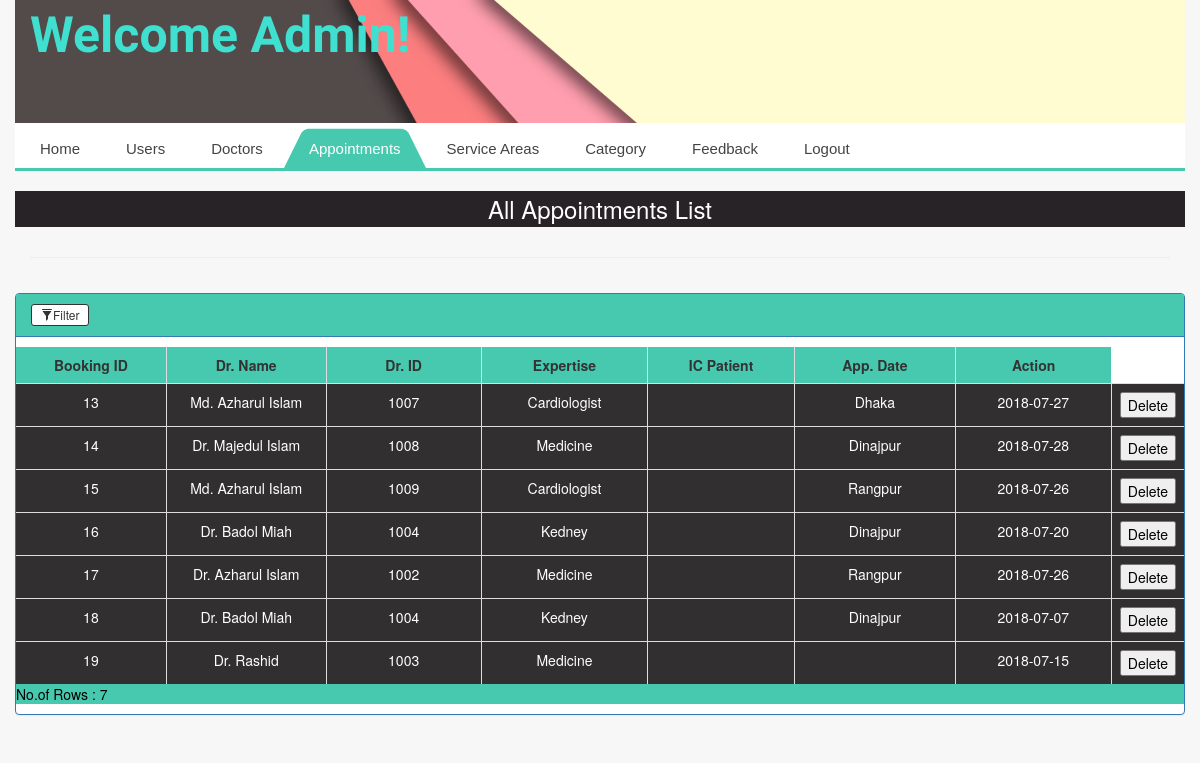
Screenshot of /Proj_DAS/admin/admin_page/view_appointments.php with the database file from the repository.
### tables this page shows
CREATE TABLE IF NOT EXISTS `booking` (
  `booking_id` int(22) NOT NULL AUTO_INCREMENT,
  `dname` varchar(22) NOT NULL,
  `userid` int(22) NOT NULL,
  `dcontact` varchar(22) NOT NULL,
  `expertise` varchar(22) NOT NULL,
  `fee` varchar(22) NOT NULL,
  `pname` varchar(22) NOT NULL,
  `pcontact` varchar(22) NOT NULL,
  `email` varchar(111) NOT NULL,
  `address` varchar(22) NOT NULL,
  `dates` date NOT NULL,
  `tyme` varchar(22) NOT NULL,
  `payment` varchar(22) NOT NULL,
  PRIMARY KEY (`booking_id`)
);

### Proj_DAS/admin/admin_page/view_appointments.php (the view, shortened to what this page needs)
<!doctype html>
<html>
<head>
   <link rel="stylesheet" href="css/bootstrap.min.css">
	 <link rel="stylesheet" href="style.css">
<link href="https://cdnjs.cloudflare.com/ajax/libs/bootswatch/3.4.0/paper/bootstrap.min.css" rel="stylesheet">
<link href="https://www.jqueryscript.net/css/jquerysctipttop.css" rel="stylesheet" type="text/css">
<link href="filter.css" rel="stylesheet">
</head>
<body>
<div class="container-fluid">
		<div class="header_top">
			<span style="font-size:50px;color:#40E0D0;font-weight:bolder;margin-left:15px;">Welcome Admin!</span>
		</div>
<div id='cssmenu'>
<ul>
   <li><a href='adminpanel.php'>Home</a></li>
   <li><a href='view_user.php'>Users</a></li>
   <li><a href='view_doctor.php'>Doctors</a></li>
   <li class='active'><a href='view_appointments.php'>Appointments</a></li>
   <li ><a href='service_areas.php'>Service Areas</a></li>
   <li><a href='view_category.php'>Category</a></li>
   <li><a href='view_feedback.php'>Feedback</a></li>
   <li><a href='logoutadmin.php'>Logout</a></li>
</ul>
</div>
<div class="dashboard" style="background-color:#fff;">
    <h3 class="text-center" style="background-color:#272327;color: #fff;padding: 5px;">All Appointments List</h3>
</div>
<div class="container-fluid">
    <hr>
    <div class="row">
        <div class="panel panel-primary filterable">
            <div  style="background-color:#47c9af;" class="panel-heading">
                <h3 class="panel-title">
			<button class="btn btn-default btn-xs btn-filter"><span class="glyphicon glyphicon-filter"></span>Filter</button>
		</h3>
            </div>
            <?php
                include_once 'assets/conn/dbconnect.php';
                $sql = " SELECT * FROM booking";
                $result = mysqli_query($con,$sql);
                $count = mysqli_num_rows($result);
                if($count>=1){?>
                 <table style="width:100%" class="table table-bordered table-striped">
                <thead>
                    <tr class="filters">
                    <th><input style="text-align:center;" style="text-align:center;" type="text" class="form-control" placeholder="Booking ID" disabled></th>
                    <th><input style="text-align:center;" style="text-align:center;" type="text" class="form-control" placeholder="Dr. Name" disabled></th>
                    <th><input style="text-align:center;" style="text-align:center;" type="text" class="form-control" placeholder="Dr. ID" disabled></th>
                        <th><input style="text-align:center;" type="text" class="form-control" placeholder="Expertise" disabled></th>
                        <th><input style="text-align:center;" type="text" class="form-control" placeholder="IC Patient" disabled></th>
                        <th><input style="text-align:center;" type="text" class="form-control" placeholder="App. Date" disabled></th>
                        <th><input style="text-align:center;" type="text" class="form-control" placeholder="Action" disabled></th>
                    </tr>
                </thead>
                <tbody>
                        <?php
                    while($row=mysqli_fetch_array($result)){
                            echo "<tr>";
                            echo "<td>".$row['booking_id']."</td>";
                            echo "<td>".$row['dname']."</td>";
                            echo "<td>".$row['userid']."</td>";
                            echo "<td>".$row['expertise']."</td>";
                            echo "<td>".$row['icpatient']."</td>";
                            echo "<td>".$row['address']."</td>";
                            echo "<td>".$row['dates']."</td>";
                            echo "<td><button type='submit' name='submit' style='color:#000;'>Delete</button></td>";
                            echo "</tr>";
                    }
                    echo "</table>";
                }
                else{
                    print "<p align='center'>Sorry, No match found for your search result..!!!</p>";
                }
                ?>
            <p style="background-color:#47c9af;color:black;">No.of Rows : <span id="rowcount"></span></p>
        </div>
    </div>
</div>
</body>
</html>

### Proj_DAS/admin/admin_page/style.css (style rules this page uses)
body { font-family: 'El Messiri', sans-serif; background-color: #444444; background-size:cover; }
.container-fluid { padding-right:0px; padding-left:0px; margin-right: auto; margin-left: auto; }
.header_top { background:url(assets/img/background.jpg) fixed no-repeat; width: 100%; height:123px; background-size: 100% 80%!important; font-family: 'El Messiri', sans-serif; }
table { border-collapse: collapse; background-color: darkred; }
table,th,td { border: 1px solid rgb(8, 8, 8);width:;margin: 10px auto; }
th { background-color: #47c9af;color: rgb(10, 10, 10); padding:10px; }
td { padding: 5px 5px; text-align: center; color: white; background-color:rgb(49, 47, 47); }
.btn { padding: 1px 9px!important; border:1px solid!important; }
li { text-decoration: none; list-style: none; color:#fff; }

### Proj_DAS/admin/admin_page/Filter.css (style rules this page uses)
.filterable { margin-top:15px }
.filterable .filters input[disabled] { background-color:transparent;border:none;cursor:auto;box-shadow:none;padding:0;height:auto }

### Proj_DAS/admin/admin_page/view_appointments.php (style rules this page uses)
#cssmenu, #cssmenu ul, #cssmenu ul li, #cssmenu ul li a { margin: 0; padding: 0; border: 0; list-style: none; line-height: 1; display: block; position: relative; -webkit-box-sizing: border-box; -moz-box-sizing: border-box; box-sizing: border-box; }
#cssmenu:after, #cssmenu > ul:after { content: "."; display: block; clear: both; visibility: hidden; line-height: 0; height: 0; }
#cssmenu { width: auto; border-bottom: 3px solid #47c9af; font-family: Raleway, sans-serif; line-height: 1; }
#cssmenu ul { background: #ffffff; }
#cssmenu > ul > li { float: left; }
#cssmenu > ul > li > a { z-index: 2; padding: 18px 25px 12px 25px; font-size: 15px; font-weight: 400; text-decoration: none; color: #444444; -webkit-transition: all .2s ease; -moz-transition: all .2s ease; -ms-transition: all .2s ease; -o-transition: all .2s ease; transition: all .2s ease; margin-right: -4px; }
#cssmenu > ul > li.active > a, #cssmenu > ul > li:hover > a, #cssmenu > ul > li > a:hover { color: #ffffff; }
#cssmenu > ul > li > a:after { position: absolute; left: 0; bottom: 0; right: 0; z-index: -1; width: 100%; height: 120%; border-top-left-radius: 8px; border-top-right-radius: 8px; content: ""; -webkit-transition: all .2s ease; -o-transition: all .2s ease; transition: all .2s ease; -webkit-transform: perspective(5px) rotateX(2deg); -webkit-transform-origin: bottom; -moz-transform: perspective(5px) rotateX(2deg); -moz-transform-origin: bottom; transform: perspective(5px) rotateX(2deg); transform-origin: bottom; }
#cssmenu > ul > li.active > a:after, #cssmenu > ul > li:hover > a:after, #cssmenu > ul > li > a:hover:after { background: #47c9af; }
body { background-color: #f7f7f7; }
table { width:100%; }

### rows the page displays
booking: booking_id "13", dname "Md. Azharul Islam", userid "1007", expertise "Cardiologist", address "Dhaka", dates "2018-07-27"
booking: booking_id "14", dname "Dr. Majedul Islam", userid "1008", expertise "Medicine", address "Dinajpur", dates "2018-07-28"
booking: booking_id "15", dname "Md. Azharul Islam", userid "1009", expertise "Cardiologist", address "Rangpur", dates "2018-07-26"
booking: booking_id "16", dname "Dr. Badol Miah", userid "1004", expertise "Kedney", address "Dinajpur", dates "2018-07-20"
booking: booking_id "17", dname "Dr. Azharul Islam", userid "1002", expertise "Medicine", address "Rangpur", dates "2018-07-26"
booking: booking_id "18", dname "Dr. Badol Miah", userid "1004", expertise "Kedney", address "Dinajpur", dates "2018-07-07"
booking: booking_id "19", dname "Dr. Rashid", userid "1003", expertise "Medicine", dates "2018-07-15"
